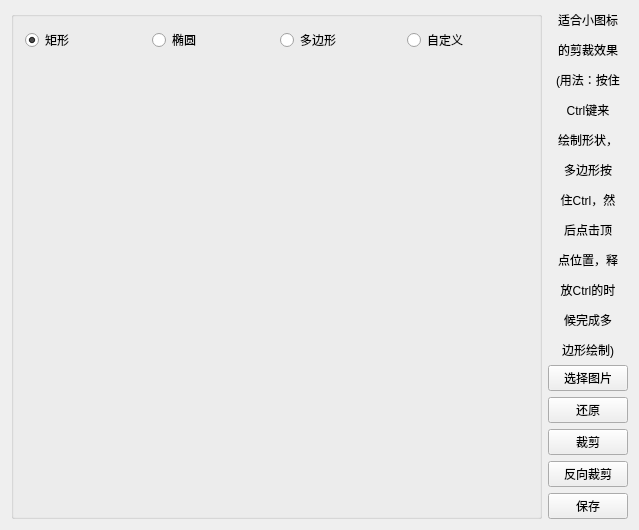
<?xml version="1.0" encoding="UTF-8"?>
<ui version="4.0">
 <class>MainWindow</class>
 <widget class="QMainWindow" name="MainWindow">
  <property name="geometry">
   <rect>
    <x>0</x>
    <y>0</y>
    <width>639</width>
    <height>500</height>
   </rect>
  </property>
  <property name="windowTitle">
   <string>MainWindow</string>
  </property>
  <widget class="QWidget" name="centralWidget">
   <layout class="QHBoxLayout" name="horizontalLayout_2">
    <item>
     <widget class="QGroupBox" name="groupBox">
      <property name="title">
       <string/>
      </property>
      <layout class="QVBoxLayout" name="verticalLayout_3">
       <item>
        <layout class="QVBoxLayout" name="verticalLayout">
         <item>
          <layout class="QHBoxLayout" name="horizontalLayout">
           <item>
            <widget class="QRadioButton" name="radioButton">
             <property name="text">
              <string>矩形</string>
             </property>
             <property name="checked">
              <bool>true</bool>
             </property>
            </widget>
           </item>
           <item>
            <widget class="QRadioButton" name="radioButton_2">
             <property name="text">
              <string>椭圆</string>
             </property>
            </widget>
           </item>
           <item>
            <widget class="QRadioButton" name="radioButton_3">
             <property name="text">
              <string>多边形</string>
             </property>
            </widget>
           </item>
           <item>
            <widget class="QRadioButton" name="radioButton_4">
             <property name="enabled">
              <bool>true</bool>
             </property>
             <property name="text">
              <string>自定义</string>
             </property>
            </widget>
           </item>
          </layout>
         </item>
         <item>
          <widget class="XYImageCropping" name="widget" native="true">
           <property name="sizePolicy">
            <sizepolicy hsizetype="Expanding" vsizetype="Expanding">
             <horstretch>0</horstretch>
             <verstretch>0</verstretch>
            </sizepolicy>
           </property>
          </widget>
         </item>
        </layout>
       </item>
      </layout>
     </widget>
    </item>
    <item>
     <layout class="QVBoxLayout" name="verticalLayout_2">
      <item>
       <spacer name="verticalSpacer_2">
        <property name="orientation">
         <enum>Qt::Vertical</enum>
        </property>
        <property name="sizeHint" stdset="0">
         <size>
          <width>20</width>
          <height>40</height>
         </size>
        </property>
       </spacer>
      </item>
      <item>
       <widget class="QLabel" name="label">
        <property name="text">
         <string>&lt;html&gt;&lt;head/&gt;&lt;body&gt;&lt;p align=&quot;center&quot;&gt;适合小图标&lt;/p&gt;&lt;p align=&quot;center&quot;&gt;的剪裁效果&lt;/p&gt;&lt;p align=&quot;center&quot;&gt;(用法：按住&lt;/p&gt;&lt;p align=&quot;center&quot;&gt;Ctrl键来&lt;/p&gt;&lt;p align=&quot;center&quot;&gt;绘制形状，&lt;/p&gt;&lt;p align=&quot;center&quot;&gt;多边形按&lt;/p&gt;&lt;p align=&quot;center&quot;&gt;住Ctrl，然&lt;/p&gt;&lt;p align=&quot;center&quot;&gt;后点击顶&lt;/p&gt;&lt;p align=&quot;center&quot;&gt;点位置，释&lt;/p&gt;&lt;p align=&quot;center&quot;&gt;放Ctrl的时&lt;/p&gt;&lt;p align=&quot;center&quot;&gt;候完成多&lt;/p&gt;&lt;p align=&quot;center&quot;&gt;边形绘制)&lt;/p&gt;&lt;/body&gt;&lt;/html&gt;</string>
        </property>
        <property name="textFormat">
         <enum>Qt::RichText</enum>
        </property>
       </widget>
      </item>
      <item>
       <spacer name="verticalSpacer">
        <property name="orientation">
         <enum>Qt::Vertical</enum>
        </property>
        <property name="sizeHint" stdset="0">
         <size>
          <width>20</width>
          <height>40</height>
         </size>
        </property>
       </spacer>
      </item>
      <item>
       <widget class="QPushButton" name="pushButton">
        <property name="text">
         <string>选择图片</string>
        </property>
       </widget>
      </item>
      <item>
       <widget class="QPushButton" name="pushButton_5">
        <property name="text">
         <string>还原</string>
        </property>
       </widget>
      </item>
      <item>
       <widget class="QPushButton" name="pushButton_3">
        <property name="text">
         <string>裁剪</string>
        </property>
       </widget>
      </item>
      <item>
       <widget class="QPushButton" name="pushButton_4">
        <property name="text">
         <string>反向裁剪</string>
        </property>
       </widget>
      </item>
      <item>
       <widget class="QPushButton" name="pushButton_2">
        <property name="text">
         <string>保存</string>
        </property>
       </widget>
      </item>
     </layout>
    </item>
   </layout>
  </widget>
  <widget class="QMenuBar" name="menuBar">
   <property name="geometry">
    <rect>
     <x>0</x>
     <y>0</y>
     <width>639</width>
     <height>23</height>
    </rect>
   </property>
  </widget>
 </widget>
 <layoutdefault spacing="6" margin="11"/>
 <customwidgets>
  <customwidget>
   <class>XYImageCropping</class>
   <extends>QWidget</extends>
   <header>xyimagecropping.h</header>
   <container>1</container>
  </customwidget>
 </customwidgets>
 <resources/>
 <connections/>
</ui>
